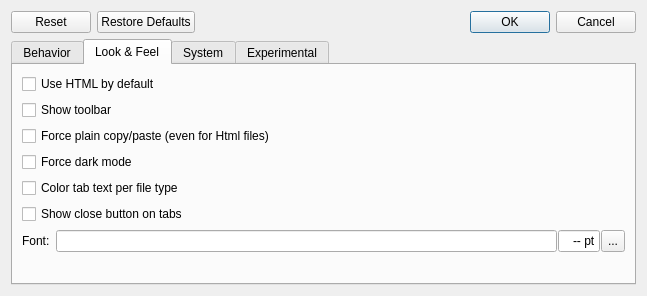
<?xml version="1.0" encoding="UTF-8"?>
<ui version="4.0">
 <class>SettingsDialog</class>
 <widget class="QDialog" name="SettingsDialog">
  <property name="geometry">
   <rect>
    <x>0</x>
    <y>0</y>
    <width>647</width>
    <height>296</height>
   </rect>
  </property>
  <property name="windowTitle">
   <string>Settings</string>
  </property>
  <layout class="QGridLayout" name="gridLayout">
   <item row="2" column="0">
    <widget class="QDialogButtonBox" name="buttonBox">
     <property name="orientation">
      <enum>Qt::Orientation::Horizontal</enum>
     </property>
     <property name="standardButtons">
      <set>QDialogButtonBox::StandardButton::Cancel|QDialogButtonBox::StandardButton::Ok|QDialogButtonBox::StandardButton::Reset|QDialogButtonBox::StandardButton::RestoreDefaults</set>
     </property>
    </widget>
   </item>
   <item row="3" column="0">
    <widget class="QTabWidget" name="tabWidget">
     <property name="currentIndex">
      <number>1</number>
     </property>
     <widget class="QWidget" name="tabBehavior">
      <attribute name="title">
       <string>Behavior</string>
      </attribute>
      <layout class="QVBoxLayout" name="verticalLayoutBehavior">
       <item>
        <widget class="QCheckBox" name="checkboxShowInTaskbar">
         <property name="text">
          <string>Show in taskbar</string>
         </property>
        </widget>
       </item>
       <item>
        <widget class="QCheckBox" name="checkboxMinimizeToTray">
         <property name="text">
          <string>Minimize to tray</string>
         </property>
        </widget>
       </item>
       <item>
        <widget class="QCheckBox" name="checkboxAlwaysOnTop">
         <property name="text">
          <string>Always on top (requires restart)</string>
         </property>
        </widget>
       </item>
       <item>
        <widget class="QCheckBox" name="checkboxFollowUrlWithCtrl">
         <property name="text">
          <string>Follow URLs (holding Ctrl)</string>
         </property>
        </widget>
       </item>
       <item>
        <widget class="QCheckBox" name="checkboxFollowUrlWithDoubleClick">
         <property name="text">
          <string>Follow URLs (double-click)</string>
         </property>
        </widget>
       </item>
       <item>
        <spacer name="verticalSpacer_4">
         <property name="orientation">
          <enum>Qt::Orientation::Vertical</enum>
         </property>
         <property name="sizeHint" stdset="0">
          <size>
           <width>20</width>
           <height>40</height>
          </size>
         </property>
        </spacer>
       </item>
      </layout>
     </widget>
     <widget class="QWidget" name="tabLookAndFeel">
      <attribute name="title">
       <string>Look &amp;&amp; Feel</string>
      </attribute>
      <layout class="QVBoxLayout" name="verticalLayoutLookAndFeel">
       <item>
        <widget class="QCheckBox" name="checkboxUseHtmlByDefault">
         <property name="text">
          <string>Use HTML by default</string>
         </property>
        </widget>
       </item>
       <item>
        <widget class="QCheckBox" name="checkboxShowToolbar">
         <property name="text">
          <string>Show toolbar</string>
         </property>
        </widget>
       </item>
       <item>
        <widget class="QCheckBox" name="checkboxForcePlainCopyPaste">
         <property name="text">
          <string>Force plain copy/paste (even for Html files)</string>
         </property>
        </widget>
       </item>
       <item>
        <widget class="QCheckBox" name="checkboxForceDarkMode">
         <property name="text">
          <string>Force dark mode</string>
         </property>
        </widget>
       </item>
       <item>
        <widget class="QCheckBox" name="checkboxTabTextColorPerType">
         <property name="toolTip">
          <string>Different color is shown in tab depending if tab is plain text, Html, or Markdown.</string>
         </property>
         <property name="text">
          <string>Color tab text per file type</string>
         </property>
        </widget>
       </item>
       <item>
        <widget class="QCheckBox" name="checkboxShowCloseButtonOnTabs">
         <property name="text">
          <string>Show close button on tabs</string>
         </property>
        </widget>
       </item>
       <item>
        <layout class="QGridLayout" name="gridLayout_2">
         <item row="0" column="1">
          <layout class="QHBoxLayout" name="horizontalLayout_3" stretch="100,0,0">
           <property name="spacing">
            <number>1</number>
           </property>
           <property name="sizeConstraint">
            <enum>QLayout::SizeConstraint::SetDefaultConstraint</enum>
           </property>
           <item>
            <widget class="QLineEdit" name="editFontName">
             <property name="sizePolicy">
              <sizepolicy hsizetype="Expanding" vsizetype="Fixed">
               <horstretch>0</horstretch>
               <verstretch>0</verstretch>
              </sizepolicy>
             </property>
             <property name="readOnly">
              <bool>true</bool>
             </property>
            </widget>
           </item>
           <item>
            <widget class="QLineEdit" name="editFontSize">
             <property name="sizePolicy">
              <sizepolicy hsizetype="Minimum" vsizetype="Fixed">
               <horstretch>0</horstretch>
               <verstretch>0</verstretch>
              </sizepolicy>
             </property>
             <property name="maximumSize">
              <size>
               <width>42</width>
               <height>16777215</height>
              </size>
             </property>
             <property name="text">
              <string>-- pt</string>
             </property>
             <property name="alignment">
              <set>Qt::AlignmentFlag::AlignRight|Qt::AlignmentFlag::AlignTrailing|Qt::AlignmentFlag::AlignVCenter</set>
             </property>
             <property name="readOnly">
              <bool>true</bool>
             </property>
            </widget>
           </item>
           <item>
            <widget class="QToolButton" name="buttonFont">
             <property name="sizePolicy">
              <sizepolicy hsizetype="Fixed" vsizetype="Expanding">
               <horstretch>0</horstretch>
               <verstretch>0</verstretch>
              </sizepolicy>
             </property>
             <property name="text">
              <string>...</string>
             </property>
            </widget>
           </item>
          </layout>
         </item>
         <item row="0" column="0">
          <widget class="QLabel" name="labelFont">
           <property name="text">
            <string>Font:</string>
           </property>
          </widget>
         </item>
        </layout>
       </item>
       <item>
        <spacer name="verticalSpacer">
         <property name="orientation">
          <enum>Qt::Orientation::Vertical</enum>
         </property>
         <property name="sizeHint" stdset="0">
          <size>
           <width>20</width>
           <height>40</height>
          </size>
         </property>
        </spacer>
       </item>
      </layout>
     </widget>
     <widget class="QWidget" name="tabSystem">
      <attribute name="title">
       <string>System</string>
      </attribute>
      <layout class="QVBoxLayout" name="verticalLayoutSystem">
       <item>
        <widget class="QCheckBox" name="checkboxAutostart">
         <property name="text">
          <string>Auto-start</string>
         </property>
        </widget>
       </item>
       <item>
        <layout class="QGridLayout" name="gridSystem">
         <item row="0" column="0">
          <widget class="QLabel" name="labelHotkey">
           <property name="text">
            <string>Hotkey:</string>
           </property>
          </widget>
         </item>
         <item row="1" column="1">
          <widget class="QCheckBox" name="checkboxHotkeyTogglesVisibility">
           <property name="text">
            <string>Toggle visibility</string>
           </property>
          </widget>
         </item>
         <item row="2" column="1">
          <layout class="QHBoxLayout" name="horizontalLayout_2">
           <property name="spacing">
            <number>1</number>
           </property>
           <item>
            <widget class="QLineEdit" name="editDataPath">
             <property name="readOnly">
              <bool>true</bool>
             </property>
            </widget>
           </item>
           <item>
            <widget class="QToolButton" name="buttonDataPath">
             <property name="sizePolicy">
              <sizepolicy hsizetype="Fixed" vsizetype="Expanding">
               <horstretch>0</horstretch>
               <verstretch>0</verstretch>
              </sizepolicy>
             </property>
             <property name="text">
              <string>...</string>
             </property>
            </widget>
           </item>
          </layout>
         </item>
         <item row="2" column="0">
          <widget class="QLabel" name="labelDataPath">
           <property name="text">
            <string>Data directory:</string>
           </property>
          </widget>
         </item>
         <item row="0" column="1">
          <widget class="HotkeyEdit" name="editHotkey"/>
         </item>
        </layout>
       </item>
       <item>
        <spacer name="verticalSpacer_3">
         <property name="orientation">
          <enum>Qt::Orientation::Vertical</enum>
         </property>
         <property name="sizeHint" stdset="0">
          <size>
           <width>20</width>
           <height>40</height>
          </size>
         </property>
        </spacer>
       </item>
      </layout>
     </widget>
     <widget class="QWidget" name="tabExperimental">
      <attribute name="title">
       <string>Experimental</string>
      </attribute>
      <layout class="QVBoxLayout" name="verticalLayoutExperimental">
       <item>
        <widget class="QCheckBox" name="checkboxShowMarkdown">
         <property name="toolTip">
          <string>Controls if markdown will be shown as one of the file options</string>
         </property>
         <property name="text">
          <string>Show markdown as an option</string>
         </property>
        </widget>
       </item>
       <item>
        <spacer name="verticalSpacer_2">
         <property name="orientation">
          <enum>Qt::Orientation::Vertical</enum>
         </property>
         <property name="sizeHint" stdset="0">
          <size>
           <width>20</width>
           <height>40</height>
          </size>
         </property>
        </spacer>
       </item>
      </layout>
     </widget>
    </widget>
   </item>
  </layout>
 </widget>
 <customwidgets>
  <customwidget>
   <class>HotkeyEdit</class>
   <extends>QLineEdit</extends>
   <header>ui/hotkeyedit.h</header>
  </customwidget>
 </customwidgets>
 <tabstops>
  <tabstop>checkboxAutostart</tabstop>
  <tabstop>editHotkey</tabstop>
  <tabstop>checkboxHotkeyTogglesVisibility</tabstop>
  <tabstop>editDataPath</tabstop>
  <tabstop>buttonDataPath</tabstop>
  <tabstop>checkboxForcePlainCopyPaste</tabstop>
  <tabstop>checkboxForceDarkMode</tabstop>
  <tabstop>checkboxTabTextColorPerType</tabstop>
  <tabstop>checkboxShowInTaskbar</tabstop>
  <tabstop>checkboxFollowUrlWithCtrl</tabstop>
  <tabstop>checkboxFollowUrlWithDoubleClick</tabstop>
  <tabstop>checkboxUseHtmlByDefault</tabstop>
  <tabstop>checkboxMinimizeToTray</tabstop>
  <tabstop>checkboxAlwaysOnTop</tabstop>
  <tabstop>checkboxShowMarkdown</tabstop>
 </tabstops>
 <resources/>
 <connections>
  <connection>
   <sender>buttonBox</sender>
   <signal>accepted()</signal>
   <receiver>SettingsDialog</receiver>
   <slot>accept()</slot>
   <hints>
    <hint type="sourcelabel">
     <x>257</x>
     <y>243</y>
    </hint>
    <hint type="destinationlabel">
     <x>157</x>
     <y>274</y>
    </hint>
   </hints>
  </connection>
  <connection>
   <sender>buttonBox</sender>
   <signal>rejected()</signal>
   <receiver>SettingsDialog</receiver>
   <slot>reject()</slot>
   <hints>
    <hint type="sourcelabel">
     <x>325</x>
     <y>243</y>
    </hint>
    <hint type="destinationlabel">
     <x>286</x>
     <y>274</y>
    </hint>
   </hints>
  </connection>
 </connections>
</ui>
